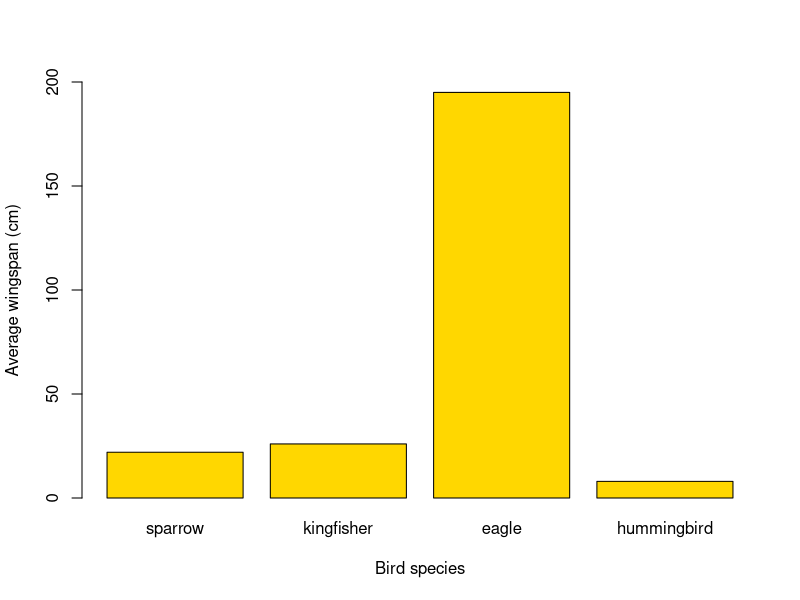

This chart was generated by the following R code:

# Calculate the mean wingspan for each bird species. The function to do that is simply: mean()
sparrow <- mean(22, 24, 21)
kingfisher <- mean(26, 23, 25)
eagle <- mean(195, 201, 185)
hummingbird <- mean(8, 9, 9)

# Chain them together in a vector
wingspan <- c(sparrow, kingfisher, eagle, hummingbird)

# Create a bird species vector (careful to match the order of the previous vector!)
bird_sp <- c("sparrow", "kingfisher", "eagle", "hummingbird")
# notice how we put quotation marks around the names. It's because we're creating (character) values; writing sparrow without the "" would call the object we created in the code above, which would return the value 22!

# Bird species is currently in character form, but it should be a factor. Let's fix that:
# (To be honest it does not make any difference to the output here, but it would for some other types of plot. Take good habits early!)
class(bird_sp)                      # currently character
bird_sp <- as.factor(bird_sp)       # transforming into factor
class(bird_sp)                      # now a factor! 


# Then, combine the two vectors in a data frame
wings <- data.frame(bird_sp, wingspan)

# Plot the bar plot & save it to file
barplot(wings$wingspan, names.arg = wings$bird_sp,    # notice how we call the bird_sp column instead of typing all the names
        xlab = "Bird species", 
        ylab = "Average wingspan (cm)",               # adding axis titles
        ylim = c(0, 200),                             # setting the limits of the y axis to fit the eagle
        col = "gold"                                  # changing the colour because why not!
)
